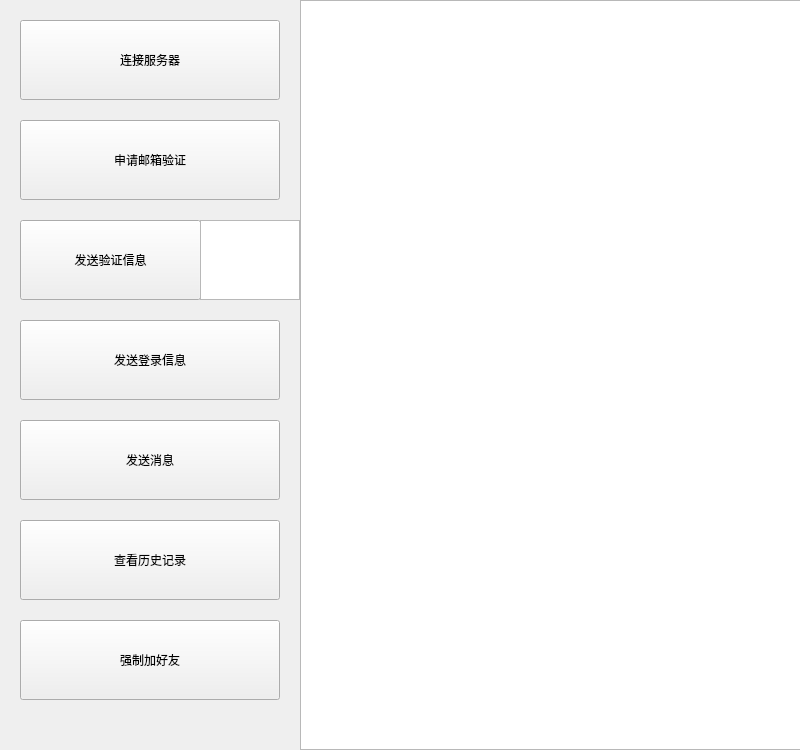
<?xml version="1.0" encoding="UTF-8"?>
<ui version="4.0">
 <class>SimpleClientWindow</class>
 <widget class="QMainWindow" name="SimpleClientWindow">
  <property name="geometry">
   <rect>
    <x>0</x>
    <y>0</y>
    <width>800</width>
    <height>750</height>
   </rect>
  </property>
  <property name="windowTitle">
   <string>SimpleClientWindow</string>
  </property>
  <widget class="QWidget" name="centralwidget">
   <widget class="QTextEdit" name="textEdit">
    <property name="geometry">
     <rect>
      <x>300</x>
      <y>0</y>
      <width>1100</width>
      <height>750</height>
     </rect>
    </property>
   </widget>
   <widget class="QPushButton" name="pushButton_1">
    <property name="geometry">
     <rect>
      <x>20</x>
      <y>20</y>
      <width>260</width>
      <height>80</height>
     </rect>
    </property>
    <property name="text">
     <string>连接服务器</string>
    </property>
   </widget>
   <widget class="QPushButton" name="pushButton_2">
    <property name="geometry">
     <rect>
      <x>20</x>
      <y>120</y>
      <width>260</width>
      <height>80</height>
     </rect>
    </property>
    <property name="text">
     <string>申请邮箱验证</string>
    </property>
   </widget>
   <widget class="QPushButton" name="pushButton_3">
    <property name="geometry">
     <rect>
      <x>20</x>
      <y>220</y>
      <width>181</width>
      <height>80</height>
     </rect>
    </property>
    <property name="text">
     <string>发送验证信息</string>
    </property>
   </widget>
   <widget class="QPushButton" name="pushButton_4">
    <property name="geometry">
     <rect>
      <x>20</x>
      <y>320</y>
      <width>260</width>
      <height>80</height>
     </rect>
    </property>
    <property name="text">
     <string>发送登录信息</string>
    </property>
   </widget>
   <widget class="QPushButton" name="pushButton_5">
    <property name="geometry">
     <rect>
      <x>20</x>
      <y>420</y>
      <width>260</width>
      <height>80</height>
     </rect>
    </property>
    <property name="text">
     <string>发送消息</string>
    </property>
   </widget>
   <widget class="QPushButton" name="pushButton_6">
    <property name="geometry">
     <rect>
      <x>20</x>
      <y>520</y>
      <width>260</width>
      <height>80</height>
     </rect>
    </property>
    <property name="text">
     <string>查看历史记录</string>
    </property>
   </widget>
   <widget class="QTextEdit" name="textEdit_code">
    <property name="geometry">
     <rect>
      <x>200</x>
      <y>220</y>
      <width>100</width>
      <height>80</height>
     </rect>
    </property>
   </widget>
   <widget class="QPushButton" name="pushButton_7">
    <property name="geometry">
     <rect>
      <x>20</x>
      <y>620</y>
      <width>260</width>
      <height>80</height>
     </rect>
    </property>
    <property name="text">
     <string>强制加好友</string>
    </property>
   </widget>
  </widget>
 </widget>
 <resources/>
 <connections/>
</ui>
